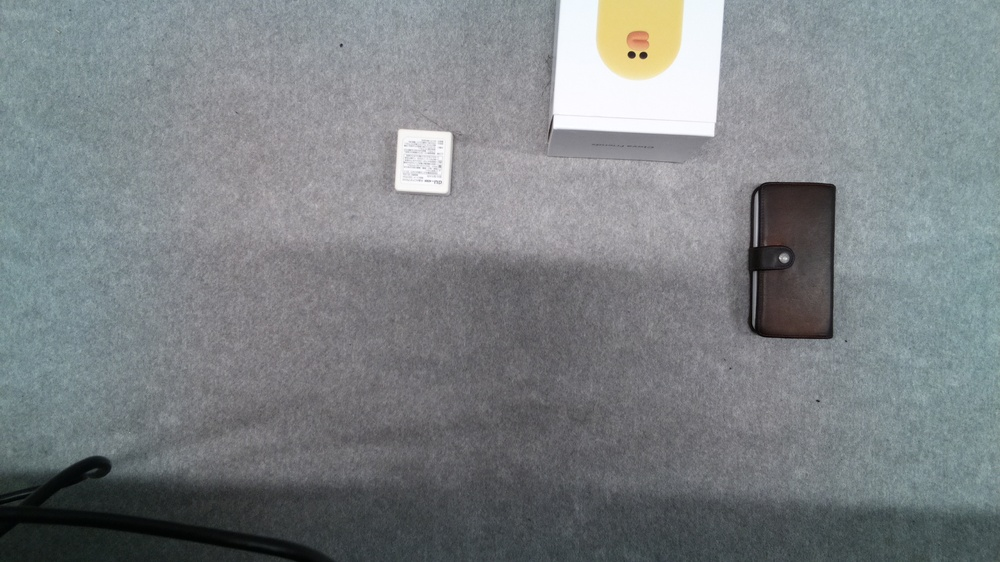
#> input picture raspi/lab/image1.jpg, 1000 x 562 px, shrunk from 1920 x 1080 before the run
$ jupyter execute imgdiff.ipynb   (shell and % lines are left out)
#> lines starting #> are read from the running program, lines starting #| are printed output that depends on the picture; after the words box and inside, x2 and y2 are one past the last pixel; in counts of white or black regions, pixels touching at a corner belong together
[cell 1]
#画像をくっつける
import pandas as pd#行列計算，データフレームの処理
import cv2#画像処理
import numpy as np#高速計算
import seaborn as sns#可視化
from matplotlib import pyplot as plt

[cell 2]
img_src1 = cv2.imread("image1.jpg", 1)
#> img_src1 is the input picture: shape (562, 1000, 3); mean B, G, R 131.8, 129.2, 124.1
img_src2 = cv2.imread("image2.jpg", 1)
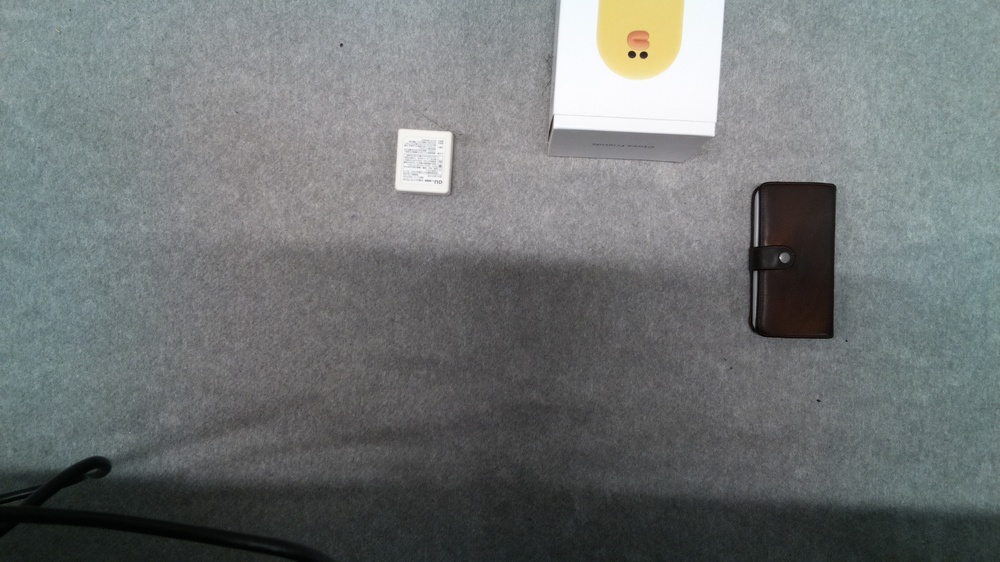
#> input picture raspi/lab/image2.jpg, 1000 x 562 px, shrunk from 1920 x 1080 before the run
#> img_src2 is the input picture: shape (562, 1000, 3); mean B, G, R 115.7, 115.6, 111.1
plt.imshow(img_src2)

[cell 3]
fgbg = cv2.bgsegm.createBackgroundSubtractorMOG()

[cell 4]
fgbg = cv2.createBackgroundSubtractorMOG()

[cell 5]
# 背景画像との差分を算出
img_diff = cv2.absdiff(img_src2, img_src1)
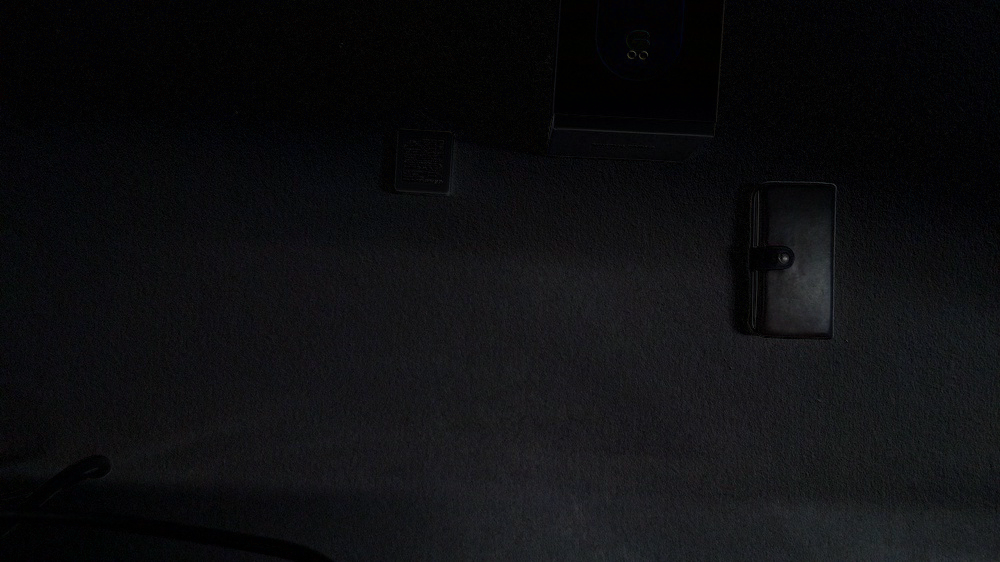
#> img_diff: shape (562, 1000, 3); mean B, G, R 16.6, 14.5, 14.1

# 差分を二値化
img_diffm = cv2.threshold(img_diff, 20, 255, cv2.THRESH_BINARY)[1]
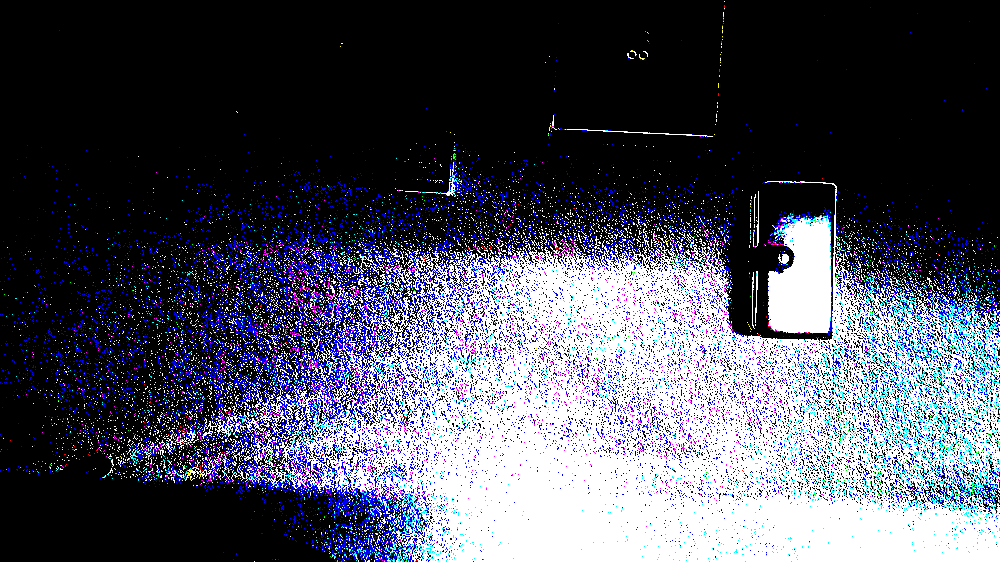
#> img_diffm: shape (562, 1000, 3); mean B, G, R 95.9, 79.3, 76.8


# 膨張処理、収縮処理を施してマスク画像を生成
operator = np.ones((3, 3), np.uint8)
img_dilate = cv2.dilate(img_diffm, operator, iterations=4)
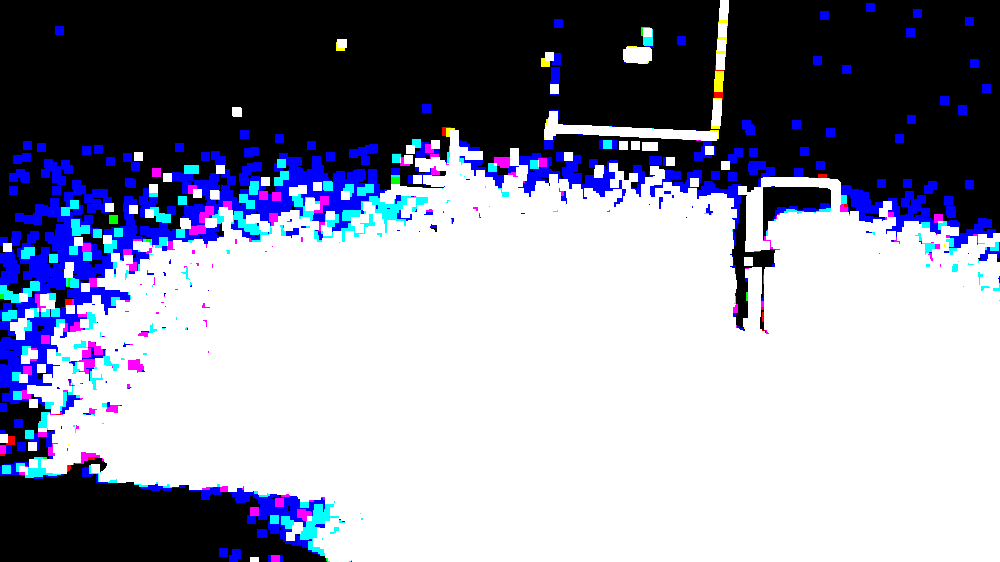
#> img_dilate: shape (562, 1000, 3); mean B, G, R 164.3, 146.7, 144.2
img_mask = cv2.erode(img_dilate, operator, iterations=4)
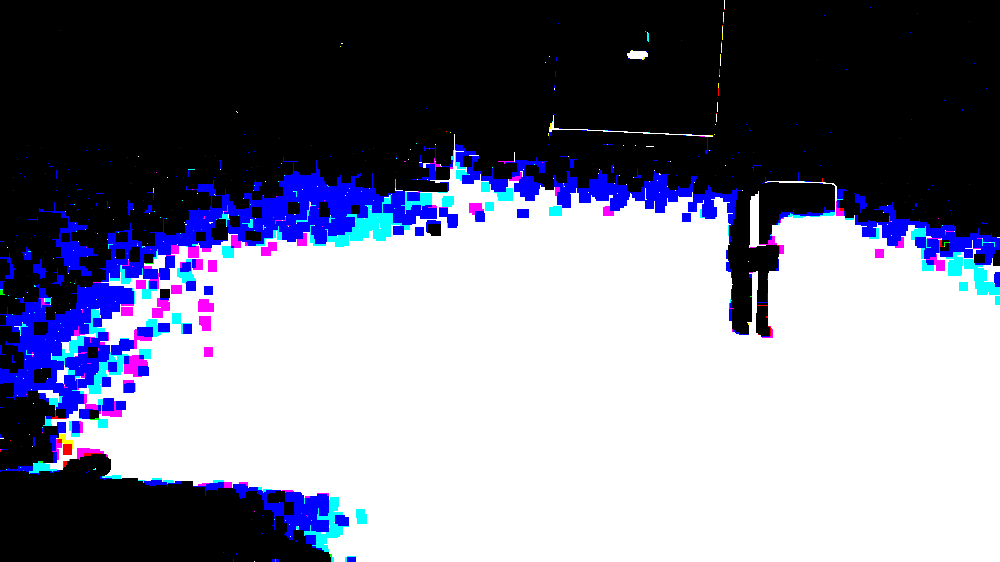
#> img_mask: shape (562, 1000, 3); mean B, G, R 144.6, 126.8, 125.2

# マスク画像を使って対象を切り出す
img_dst = cv2.bitwise_and(img_src2, img_mask)
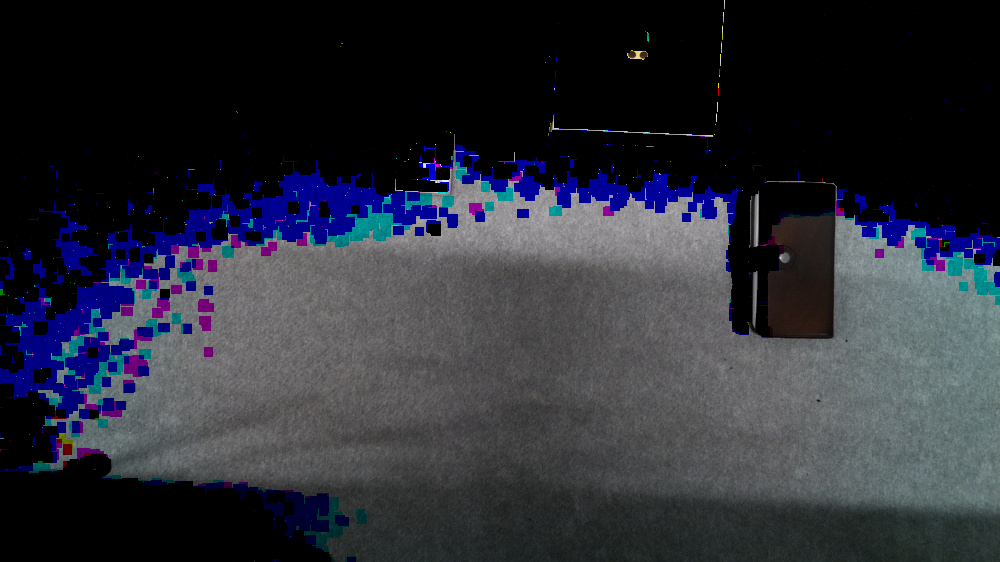
#> img_dst: shape (562, 1000, 3); mean B, G, R 54.7, 45.3, 43.2

[cell 6]
# 画像の読み込み
img_src1 = cv2.imread("image1.jpg", 1)
img_src2 = cv2.imread("image2.jpg", 1)

fgbg = cv2.bgsegm.createBackgroundSubtractorMOG()

fgmask = fgbg.apply(img_src1)
#> fgmask: shape (562, 1000); every value is 0
fgmask = fgbg.apply(img_src2)
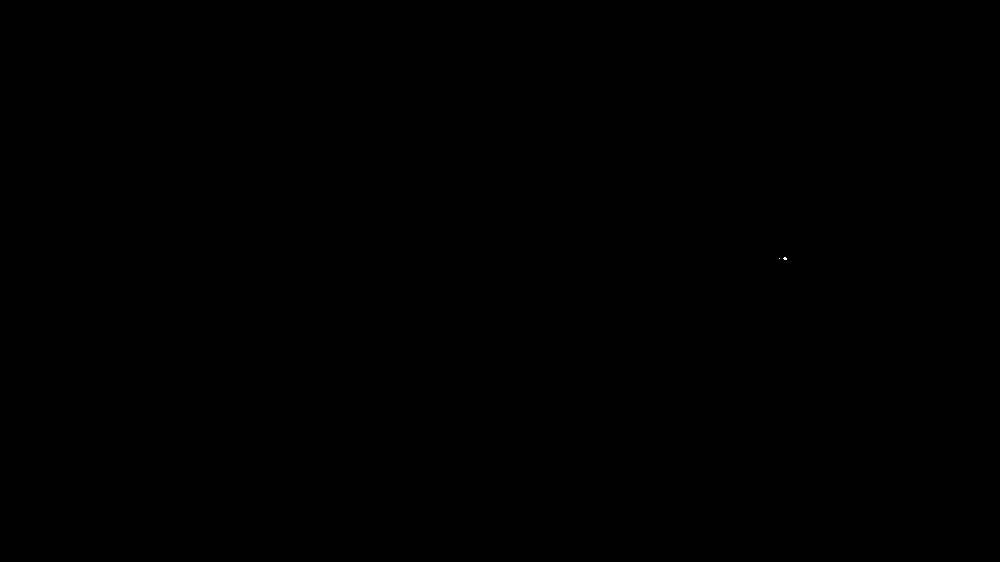
#> fgmask: shape (562, 1000); 0% white in thin lines or dots, all inside (x1, y1, x2, y2) = (779, 257, 787, 260)

# 表示
plt.imshow(fgmask)

# [6 lines of commented-out code are left out]
